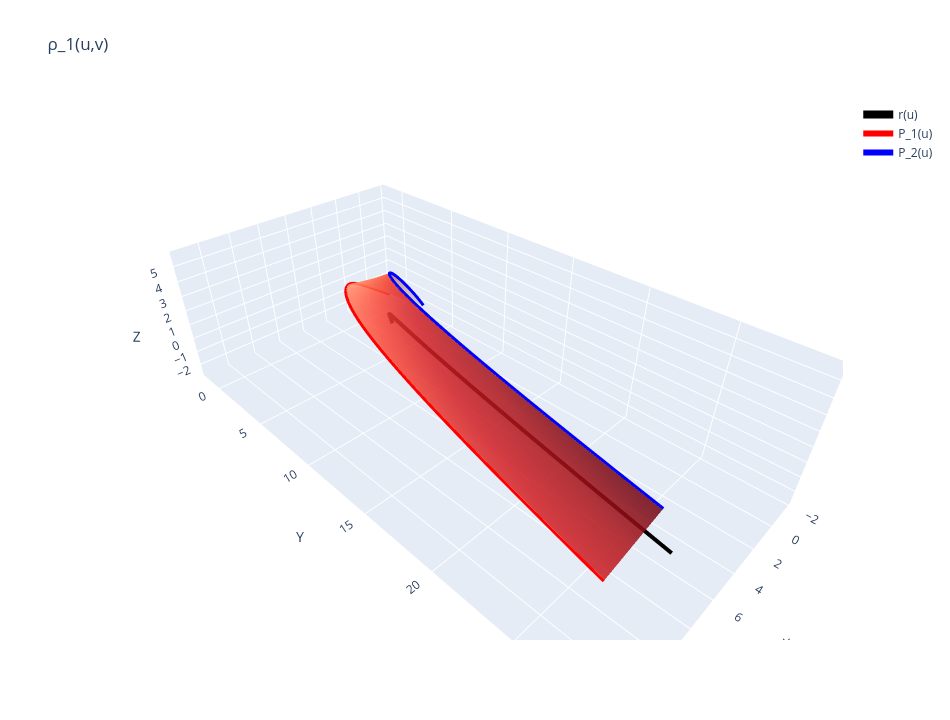
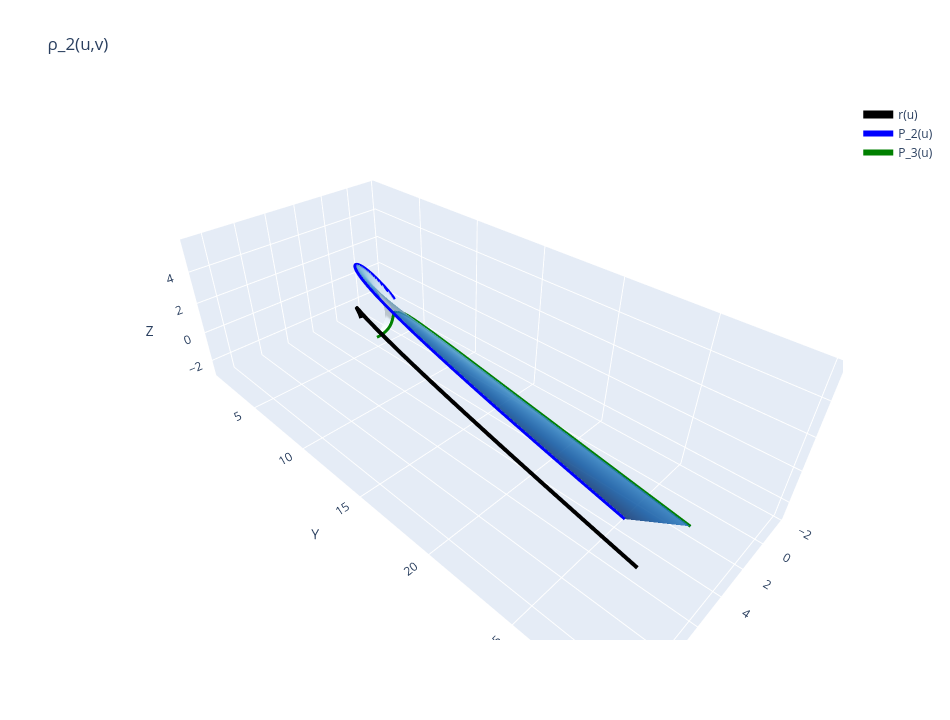
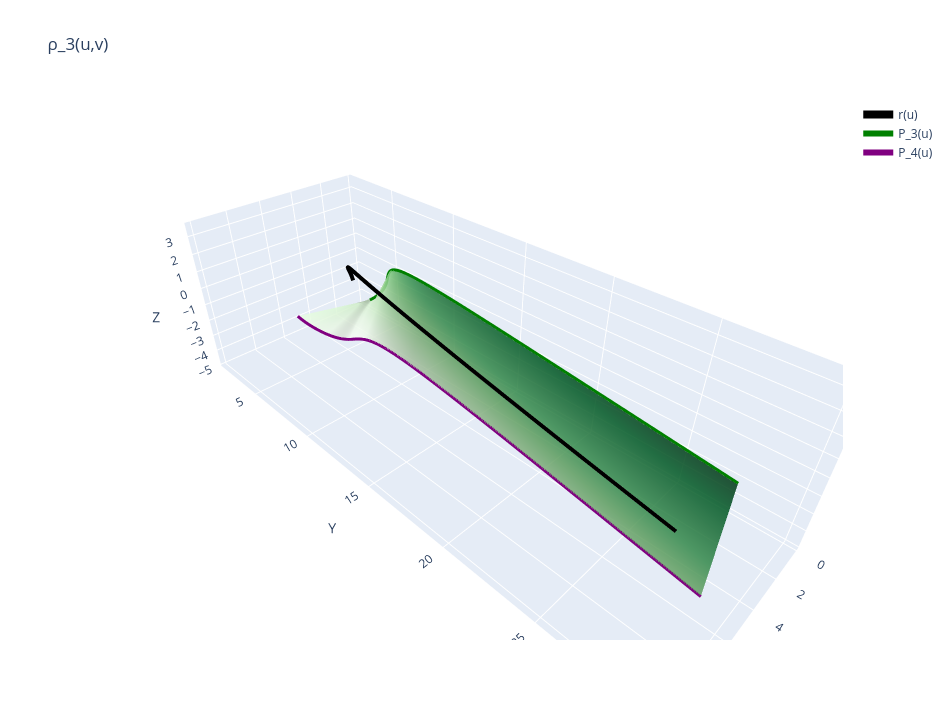
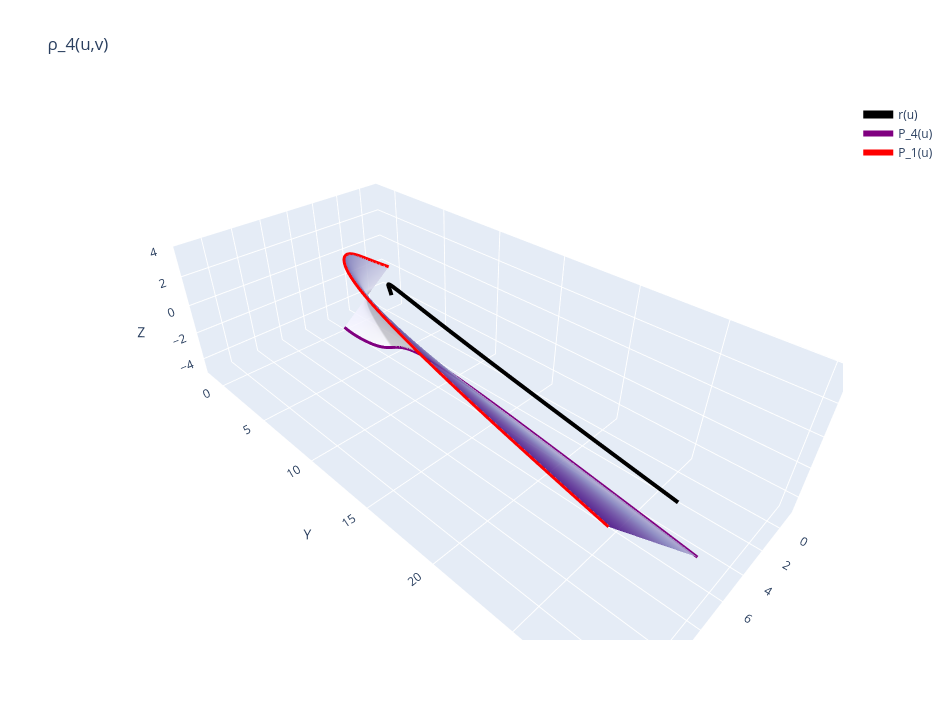

Notebook source saved alongside these figures, in order:
### Code cell
for i, rho_surf in enumerate(rho_surfaces, start=1):
    fig = go.Figure()

    add_surface_trace(fig, rho_surf, f'ρ_{i}(u,v)', surface_colors[i], opacity=0.85)
    add_curve(fig, curve_r, 'r(u)', 'black', width=8)

    next_idx = 1 if i == 4 else i + 1
    add_curve(fig, P_curves[i - 1], f'P_{i}(u)', curve_color_map[i], width=6)
    add_curve(fig, P_curves[i % 4], f'P_{next_idx}(u)', curve_color_map[next_idx], width=6)

    update_layout(fig, f'ρ_{i}(u,v)', 950, 720)
    fig.show()

### Figure 1 — Plotly figure (JSON) as saved in the notebook; plotly's stock layout.template omitted (floating-point values rounded to 4 significant figures; data arrays with more than 128 entries replaced by an {"elided": "..."} marker saying what was removed)
{"data": [{"colorscale": [[0, "rgb(255,245,240)"], [0.125, "rgb(254,224,210)"], [0.25, "rgb(252,187,161)"], [0.375, "rgb(252,146,114)"], [0.5, "rgb(251,106,74)"], [0.625, "rgb(239,59,44)"], [0.75, "rgb(203,24,29)"], [0.875, "rgb(165,15,21)"], [1, "rgb(103,0,13)"]], "name": "ρ_1(u,v)", "opacity": 0.85, "showscale": false, "type": "surface", "x": {"elided": "180x40 float values"}, "y": {"elided": "180x40 float values"}, "z": {"elided": "180x40 float values"}}, {"line": {"color": "black", "width": 8}, "mode": "lines", "name": "r(u)", "type": "scatter3d", "x": {"elided": "180 float values"}, "y": {"elided": "180 float values"}, "z": {"elided": "180 float values"}}, {"line": {"color": "red", "width": 6}, "mode": "lines", "name": "P_1(u)", "type": "scatter3d", "x": {"elided": "180 float values"}, "y": {"elided": "180 float values"}, "z": {"elided": "180 float values"}}, {"line": {"color": "blue", "width": 6}, "mode": "lines", "name": "P_2(u)", "type": "scatter3d", "x": {"elided": "180 float values"}, "y": {"elided": "180 float values"}, "z": {"elided": "180 float values"}}], "layout": {"height": 720, "scene": {"aspectmode": "data", "xaxis": {"title": {"text": "X"}}, "yaxis": {"title": {"text": "Y"}}, "zaxis": {"title": {"text": "Z"}}}, "title": {"text": "ρ_1(u,v)"}, "width": 950}}

### Figure 2 — Plotly figure (JSON) as saved in the notebook; plotly's stock layout.template omitted (floating-point values rounded to 4 significant figures; data arrays with more than 128 entries replaced by an {"elided": "..."} marker saying what was removed)
{"data": [{"colorscale": [[0, "rgb(247,251,255)"], [0.125, "rgb(222,235,247)"], [0.25, "rgb(198,219,239)"], [0.375, "rgb(158,202,225)"], [0.5, "rgb(107,174,214)"], [0.625, "rgb(66,146,198)"], [0.75, "rgb(33,113,181)"], [0.875, "rgb(8,81,156)"], [1, "rgb(8,48,107)"]], "name": "ρ_2(u,v)", "opacity": 0.85, "showscale": false, "type": "surface", "x": {"elided": "180x40 float values"}, "y": {"elided": "180x40 float values"}, "z": {"elided": "180x40 float values"}}, {"line": {"color": "black", "width": 8}, "mode": "lines", "name": "r(u)", "type": "scatter3d", "x": {"elided": "180 float values"}, "y": {"elided": "180 float values"}, "z": {"elided": "180 float values"}}, {"line": {"color": "blue", "width": 6}, "mode": "lines", "name": "P_2(u)", "type": "scatter3d", "x": {"elided": "180 float values"}, "y": {"elided": "180 float values"}, "z": {"elided": "180 float values"}}, {"line": {"color": "green", "width": 6}, "mode": "lines", "name": "P_3(u)", "type": "scatter3d", "x": {"elided": "180 float values"}, "y": {"elided": "180 float values"}, "z": {"elided": "180 float values"}}], "layout": {"height": 720, "scene": {"aspectmode": "data", "xaxis": {"title": {"text": "X"}}, "yaxis": {"title": {"text": "Y"}}, "zaxis": {"title": {"text": "Z"}}}, "title": {"text": "ρ_2(u,v)"}, "width": 950}}

### Figure 3 — Plotly figure (JSON) as saved in the notebook; plotly's stock layout.template omitted (floating-point values rounded to 4 significant figures; data arrays with more than 128 entries replaced by an {"elided": "..."} marker saying what was removed)
{"data": [{"colorscale": [[0, "rgb(247,252,245)"], [0.125, "rgb(229,245,224)"], [0.25, "rgb(199,233,192)"], [0.375, "rgb(161,217,155)"], [0.5, "rgb(116,196,118)"], [0.625, "rgb(65,171,93)"], [0.75, "rgb(35,139,69)"], [0.875, "rgb(0,109,44)"], [1, "rgb(0,68,27)"]], "name": "ρ_3(u,v)", "opacity": 0.85, "showscale": false, "type": "surface", "x": {"elided": "180x40 float values"}, "y": {"elided": "180x40 float values"}, "z": {"elided": "180x40 float values"}}, {"line": {"color": "black", "width": 8}, "mode": "lines", "name": "r(u)", "type": "scatter3d", "x": {"elided": "180 float values"}, "y": {"elided": "180 float values"}, "z": {"elided": "180 float values"}}, {"line": {"color": "green", "width": 6}, "mode": "lines", "name": "P_3(u)", "type": "scatter3d", "x": {"elided": "180 float values"}, "y": {"elided": "180 float values"}, "z": {"elided": "180 float values"}}, {"line": {"color": "purple", "width": 6}, "mode": "lines", "name": "P_4(u)", "type": "scatter3d", "x": {"elided": "180 float values"}, "y": {"elided": "180 float values"}, "z": {"elided": "180 float values"}}], "layout": {"height": 720, "scene": {"aspectmode": "data", "xaxis": {"title": {"text": "X"}}, "yaxis": {"title": {"text": "Y"}}, "zaxis": {"title": {"text": "Z"}}}, "title": {"text": "ρ_3(u,v)"}, "width": 950}}

### Figure 4 — Plotly figure (JSON) as saved in the notebook; plotly's stock layout.template omitted (floating-point values rounded to 4 significant figures; data arrays with more than 128 entries replaced by an {"elided": "..."} marker saying what was removed)
{"data": [{"colorscale": [[0, "rgb(252,251,253)"], [0.125, "rgb(239,237,245)"], [0.25, "rgb(218,218,235)"], [0.375, "rgb(188,189,220)"], [0.5, "rgb(158,154,200)"], [0.625, "rgb(128,125,186)"], [0.75, "rgb(106,81,163)"], [0.875, "rgb(84,39,143)"], [1, "rgb(63,0,125)"]], "name": "ρ_4(u,v)", "opacity": 0.85, "showscale": false, "type": "surface", "x": {"elided": "180x40 float values"}, "y": {"elided": "180x40 float values"}, "z": {"elided": "180x40 float values"}}, {"line": {"color": "black", "width": 8}, "mode": "lines", "name": "r(u)", "type": "scatter3d", "x": {"elided": "180 float values"}, "y": {"elided": "180 float values"}, "z": {"elided": "180 float values"}}, {"line": {"color": "purple", "width": 6}, "mode": "lines", "name": "P_4(u)", "type": "scatter3d", "x": {"elided": "180 float values"}, "y": {"elided": "180 float values"}, "z": {"elided": "180 float values"}}, {"line": {"color": "red", "width": 6}, "mode": "lines", "name": "P_1(u)", "type": "scatter3d", "x": {"elided": "180 float values"}, "y": {"elided": "180 float values"}, "z": {"elided": "180 float values"}}], "layout": {"height": 720, "scene": {"aspectmode": "data", "xaxis": {"title": {"text": "X"}}, "yaxis": {"title": {"text": "Y"}}, "zaxis": {"title": {"text": "Z"}}}, "title": {"text": "ρ_4(u,v)"}, "width": 950}}
